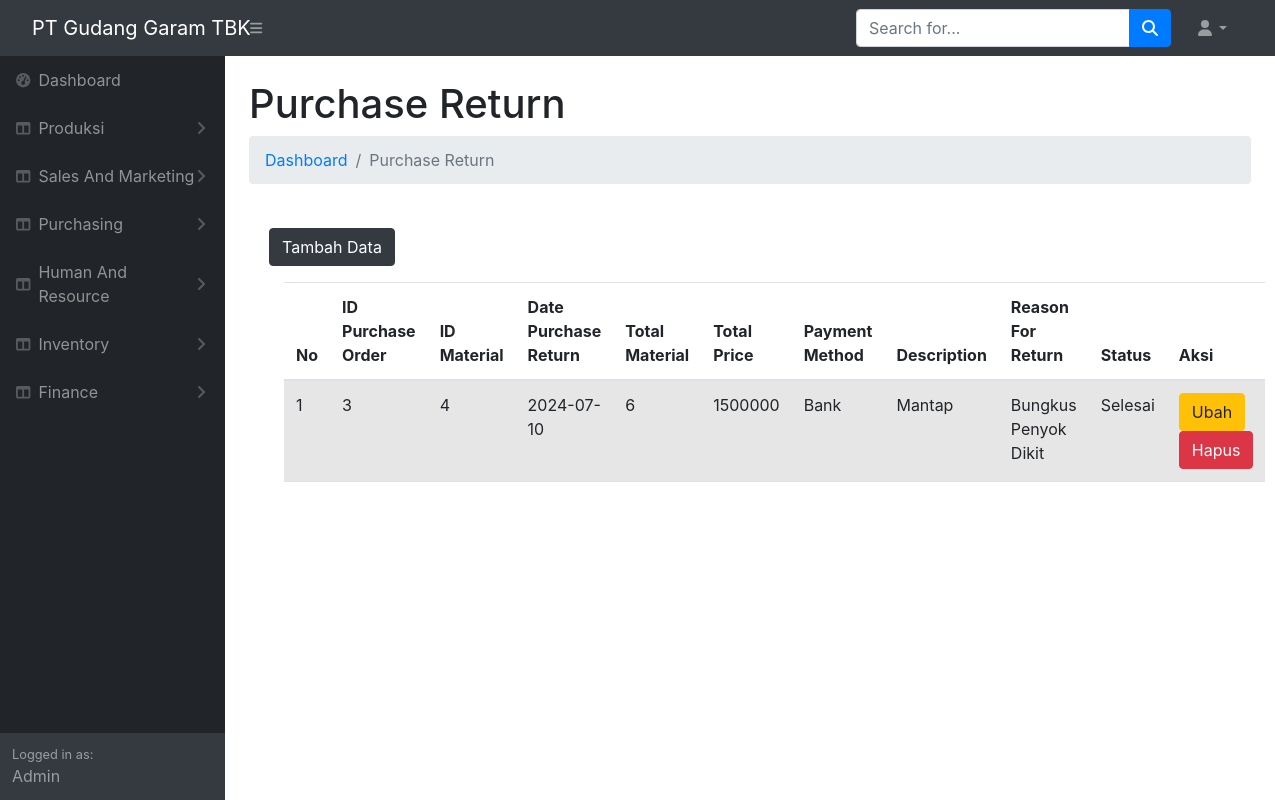
The app's page /produksi/purchase_return.php with its own data.
### tables this page shows
CREATE TABLE `purchase_return` (
  `id_purchase_return` int(11) NOT NULL,
  `id_purchase_order` int(11) NOT NULL,
  `date_purchase_return` date NOT NULL,
  `id_material` int(11) NOT NULL,
  `total_material` int(11) NOT NULL,
  `total_price` int(11) NOT NULL,
  `payment_method` varchar(25) NOT NULL,
  `description` text NOT NULL,
  `reason_for_return` text NOT NULL,
  `status` varchar(25) NOT NULL
);

### produksi/purchase_return.php (the view, shortened to what this page needs)
<!DOCTYPE html>
<html lang="en">
    <head>
        <link rel="stylesheet" type="text/css" media="screen" href="https://cdn.datatables.net/1.13.1/css/jquery.dataTables.min.css">
    <link rel="stylesheet" type="text/css" media="screen" href="https://cdnjs.cloudflare.com/ajax/libs/twitter-bootstrap/5.2.0/css/bootstrap.min.css">
    <link rel="stylesheet" type="text/css" media="screen" href="https://cdn.datatables.net/1.13.1/css/dataTables.bootstrap5.min.css">
        <link href="https://cdn.jsdelivr.net/npm/simple-datatables@7.1.2/dist/style.min.css" rel="stylesheet" />
        <link href="css/styles.css" rel="stylesheet" />
    </head>
    <body class="sb-nav-fixed">
        <nav class="sb-topnav navbar navbar-expand navbar-dark bg-dark">
            <a class="navbar-brand ps-3" href="index.html">PT Gudang Garam TBK</a>
            <button class="btn btn-link btn-sm order-1 order-lg-0 me-4 me-lg-0" id="sidebarToggle" href="#!"><i class="fas fa-bars"></i></button>
            <form class="d-none d-md-inline-block form-inline ms-auto me-0 me-md-3 my-2 my-md-0">
                <div class="input-group">
                    <input class="form-control" type="text" placeholder="Search for..." aria-label="Search for..." aria-describedby="btnNavbarSearch" />
                    <button class="btn btn-primary" id="btnNavbarSearch" type="button"><i class="fas fa-search"></i></button>
                </div>
            </form>
            <ul class="navbar-nav ms-auto ms-md-0 me-3 me-lg-4">
                <li class="nav-item dropdown">
                    <a class="nav-link dropdown-toggle" id="navbarDropdown" href="#" role="button" data-bs-toggle="dropdown" aria-expanded="false"><i class="fas fa-user fa-fw"></i></a>
                </li>
            </ul>
        </nav>
        <div id="layoutSidenav">
            <div id="layoutSidenav_nav">
                <nav class="sb-sidenav accordion sb-sidenav-dark" id="sidenavAccordion">
                    <div class="sb-sidenav-menu">
                        <div class="nav">
                        <a class="nav-link" href="index.php">
                                <div class="sb-nav-link-icon"><i class="fas fa-tachometer-alt"></i></div>
                                Dashboard
                            </a>
                            <a class="nav-link collapsed" href="#" data-bs-toggle="collapse" data-bs-target="#collapseLayouts" aria-expanded="false" aria-controls="collapseLayouts">
                                <div class="sb-nav-link-icon"><i class="fas fa-columns"></i></div>
                                Produksi
                                <div class="sb-sidenav-collapse-arrow"><i class="fas fa-angle-down"></i></div>
                            </a>
                            <a class="nav-link collapsed" href="#" data-bs-toggle="collapse" data-bs-target="#collapseLayouts" aria-expanded="false" aria-controls="collapseLayouts">
                                <div class="sb-nav-link-icon"><i class="fas fa-columns"></i></div>
                                Sales And Marketing
                                <div class="sb-sidenav-collapse-arrow"><i class="fas fa-angle-down"></i></div>
                            </a>
                        <a class="nav-link collapsed" href="#" data-bs-toggle="collapse" data-bs-target="#collapseLayouts" aria-expanded="false" aria-controls="collapseLayouts">
                            <div class="sb-nav-link-icon"><i class="fas fa-columns"></i></div>
                            Purchasing
                            <div class="sb-sidenav-collapse-arrow"><i class="fas fa-angle-down"></i></div>
                        </a>
                        <a class="nav-link collapsed" href="#" data-bs-toggle="collapse" data-bs-target="#collapseLayouts" aria-expanded="false" aria-controls="collapseLayouts">
                        <div class="sb-nav-link-icon"><i class="fas fa-columns"></i></div>
                            Human And Resource
                            <div class="sb-sidenav-collapse-arrow"><i class="fas fa-angle-down"></i></div>
                            </a>
                        <a class="nav-link collapsed" href="#" data-bs-toggle="collapse" data-bs-target="#collapseLayouts" aria-expanded="false" aria-controls="collapseLayouts">
                            <div class="sb-nav-link-icon"><i class="fas fa-columns"></i></div>
                                Inventory
                                <div class="sb-sidenav-collapse-arrow"><i class="fas fa-angle-down"></i></div>
                                </a>
                        <a class="nav-link collapsed" href="#" data-bs-toggle="collapse" data-bs-target="#collapseLayouts" aria-expanded="false" aria-controls="collapseLayouts">
                            <div class="sb-nav-link-icon"><i class="fas fa-columns"></i></div>
                            Finance
                            <div class="sb-sidenav-collapse-arrow"><i class="fas fa-angle-down"></i></div>
                        </a>
                        <!DOCTYPE html>
                        <html lang="en">
                        <head>
                            <link href="https://stackpath.bootstrapcdn.com/bootstrap/4.5.2/css/bootstrap.min.css" rel="stylesheet">
                        </head>
                        <body>
                        </body>
                        </html>
                        </div>
                    </div>
                    <div class="sb-sidenav-footer">
                        <div class="small">Logged in as:</div>
                        Admin
                    </div>
                </nav>
            </div>
            <div id="layoutSidenav_content">
            <main>
                    <div class="container-fluid px-4">
                        <h1 class="mt-4">Purchase Return</h1>
                        <ol class="breadcrumb mb-4">
                            <li class="breadcrumb-item"><a href="index.html">Dashboard</a></li>
                            <li class="breadcrumb-item active">Purchase Return</li>
                        </ol>
            <div class="card-body">
                <button type="button" class="btn btn-dark mb-3" data-bs-toggle="modal" data-bs-target="#modaldaftar">
                    Tambah Data
                </button>
                <div class="container">
    <table id="export" class="table table-striped" style="width:100%">
        <thead>
            <tr>
                <th>No</th>
                <th>ID Purchase Order</th>
                <th>ID Material</th>
                <th>Date Purchase Return</th>
                <th>Total Material</th>
                <th>Total Price</th>
                <th>Payment Method</th>
                <th>Description</th>
                <th>Reason For Return</th>
                <th>Status</th>
                <th>Aksi</th>
            </tr>
        </thead>
        <tbody>
            <?php
            include "koneksi/koneksi.php";
            $no = 1;
            $tampil = mysqli_query($koneksi, "SELECT * FROM purchase_return ORDER BY id_purchase_return DESC");
            while ($data = mysqli_fetch_array($tampil)) {
                echo "<tr>
                <td>".$no."</td>
                <td>".$data['id_purchase_order']."</td>
                <td>".$data['id_material']."</td>
                <td>".$data['date_purchase_return']."</td>
                <td>".$data['total_material']."</td>
                <td>".$data['total_price']."</td>
                <td>".$data['payment_method']."</td>
                <td>".$data['description']."</td>
                <td>".$data['reason_for_return']."</td>
                <td>".$data['status']."</td>
                <td>
                    <a href='#' class='btn btn-warning' data-bs-toggle='modal' data-bs-target='#modalubah".$no."'>Ubah</a>
                    <a href='#' class='btn btn-danger' data-bs-toggle='modal' data-bs-target='#modalhapus".$no."'>Hapus</a>
                </td>
                </tr>";
                $no++;
            }
            ?>
        </tbody>
    </table>
</div>
            </div>
        </div>
    </div>
  </body>
</html>

### records on screen
purchase_return: id_purchase_order "3", id_material "4", date_purchase_return "2024-07-10", total_material "6", total_price "1500000", payment_method "Bank", description "Mantap", reason_for_return "Bungkus Penyok Dikit", status "Selesai"
